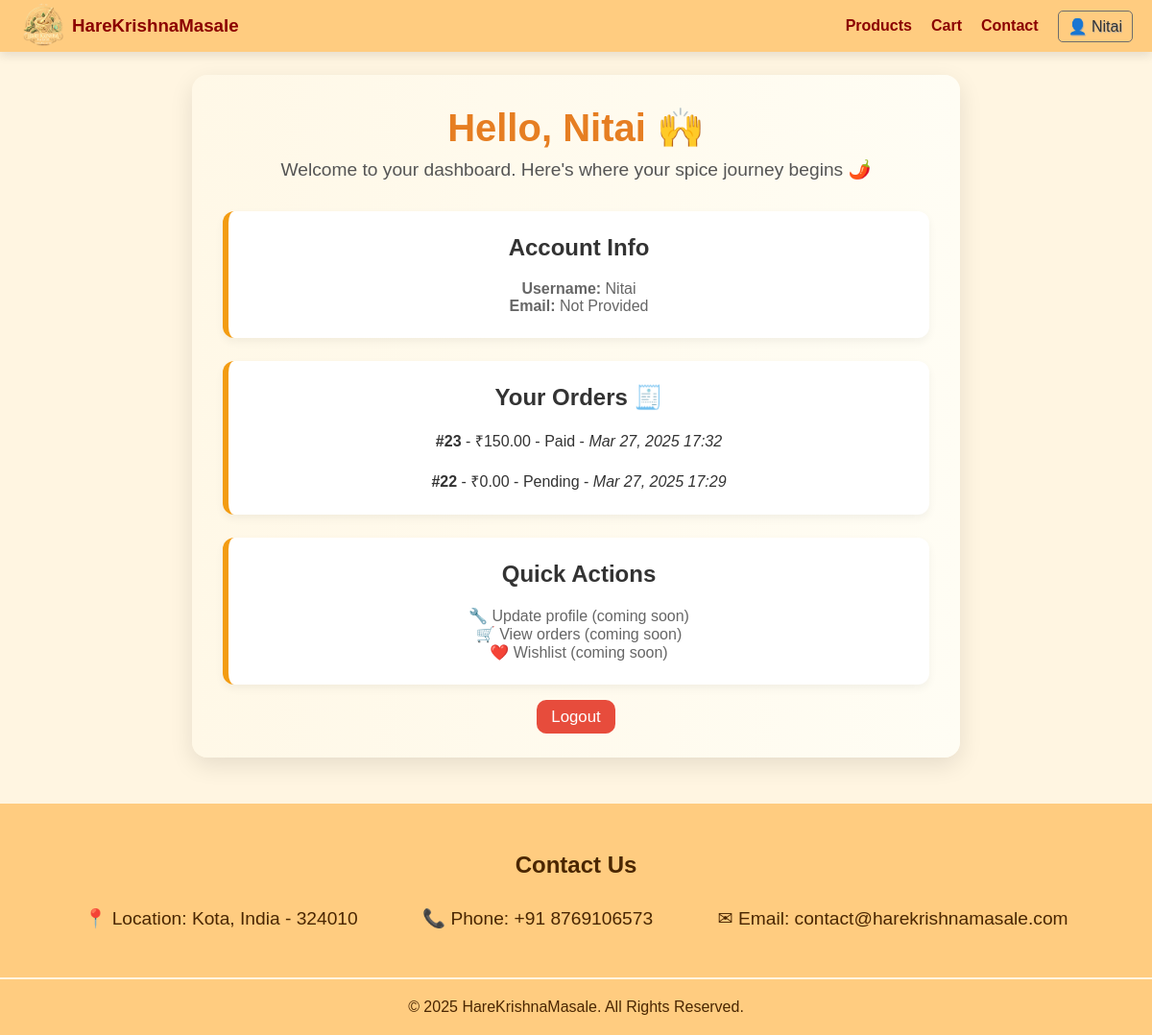
Page /users/profile/ (signed in) on the earlier database version.
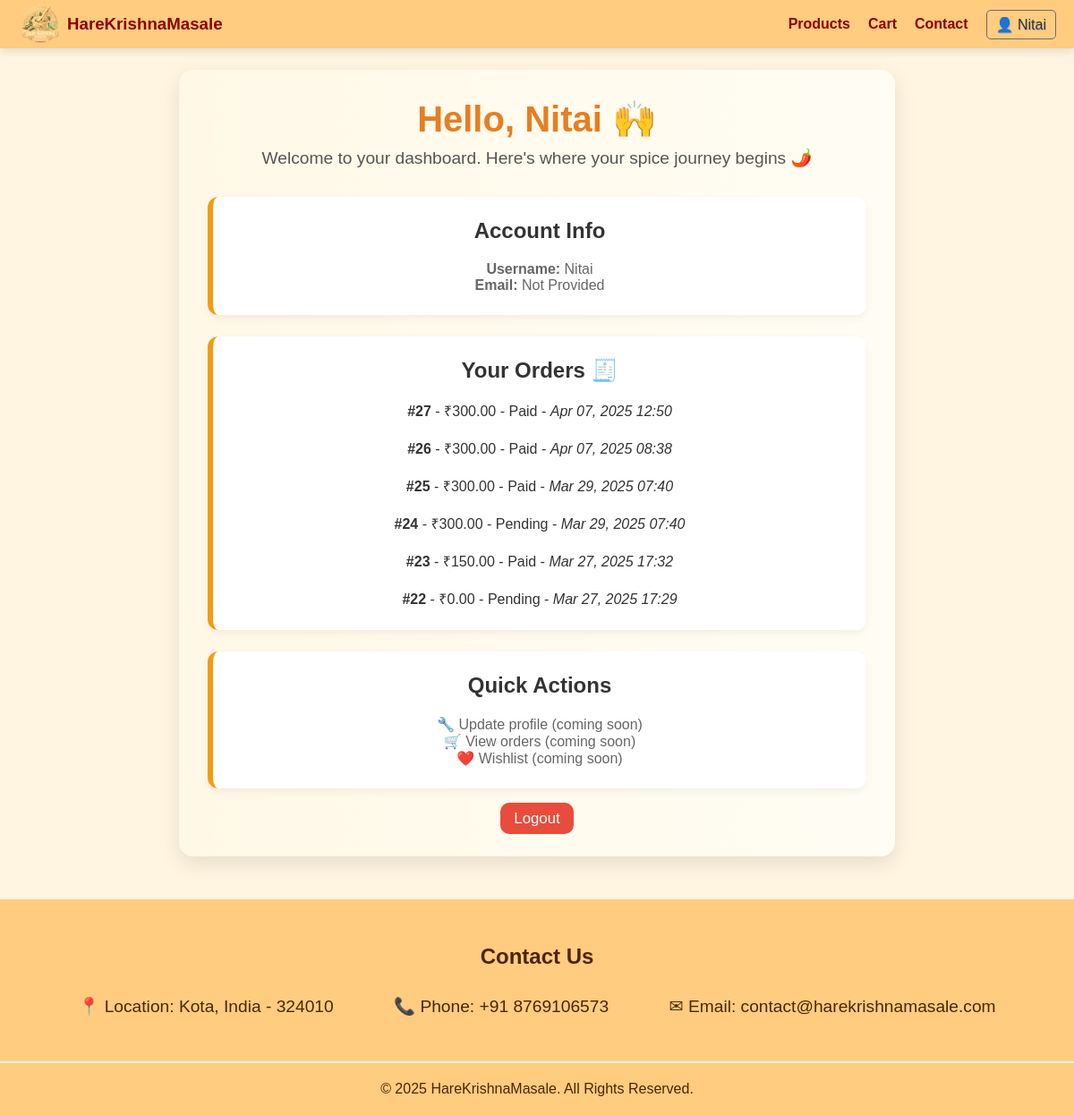
Same page on the later database version.
### apps/cart/models.py (models this page shows)
class Order(models.Model):
    user = models.ForeignKey(User, on_delete=models.CASCADE)
    total_price = models.DecimalField(max_digits=10, decimal_places=2)
    created_at = models.DateTimeField(auto_now_add=True)
    status = models.CharField(max_length=20, choices=[("Pending", "Pending"), ("Completed", "Completed")])

### apps/users/views.py (the view)
# urls.py: path('profile/', views.profile_view, name='profile'),
def profile_view(request):
    user_orders = Order.objects.filter(user=request.user).order_by('-created_at')
    return render(request, 'users/profile.html', {'orders': user_orders})

### templates/users/profile.html (shortened to what this page needs)
<!DOCTYPE html>
<html lang="en">
<head>
    {% load static %}
    <link rel="stylesheet" href="{% static 'harekrishnamasale/homepage.css' %}">
    <link rel="stylesheet" href="{% static 'payments/success.css' %}">
    <link rel="stylesheet" href="{% static 'users/profile.css' %}">
</head>
<body>
    <header>
        <nav>
            <a href="/" class="logo">
                <img src="/media/homepage/logo.png" alt="HareKrishnaMasale Logo">
                <h3>HareKrishnaMasale</h3>
            </a>
            <ul>
                <li><a href="{% url 'product-list' %}">Products</a></li>
                <li><a href="{% url 'cart:cart-detail' %}">Cart</a></li>
                <li><a href="#contact">Contact</a></li>
                {% if user.is_authenticated %}
                    <li class="user-dropdown">
                        <span id="user-toggle" class="user-name">👤 {{ user.username }}</span>
                    </li>
                {% endif %}
            </ul>
        </nav>
    </header>
    <section id="profile-case">
        {% block content %}
            <div class="profile-wrapper">
                <div class="profile-header">
                    <h1>Hello, {{ user.username }} 🙌</h1>
                    <p>Welcome to your dashboard. Here's where your spice journey begins 🌶️</p>
                </div>
                <div class="profile-section">
                    <div class="profile-card">
                        <h2>Account Info</h2>
                        <p><strong>Username:</strong> {{ user.username }}</p>
                        <p><strong>Email:</strong> {{ user.email|default:"Not Provided" }}</p>
                    </div>
                    <div class="profile-card">
                        <h2>Your Orders 🧾</h2>
                        {% if orders %}
                            <ul>
                            {% for order in orders %}
                                <li>
                                    <strong>#{{ order.id }}</strong> - ₹{{ order.total_price }} -
                                    {{ order.status }} -
                                    <em>{{ order.created_at|date:"M d, Y H:i" }}</em>
                                </li>
                            {% endfor %}
                            </ul>
                        {% else %}
                            <p>You haven't placed any orders yet 😔</p>
                        {% endif %}
                    </div>
                    <div class="profile-card">
                        <h2>Quick Actions</h2>
                        <p>🔧 Update profile (coming soon)</p>
                        <p>🛒 View orders (coming soon)</p>
                        <p>❤️ Wishlist (coming soon)</p>
                    </div>
                    <a href="{% url 'logout' %}" class="logout-btn">Logout</a>
                </div>
            </div>
        {% endblock %}
    </section>
    <section id="contact">
        <h2>Contact Us</h2>
        <div class="contact-info">
            <div>📍 Location: Kota, India - 324010</div>
            <div>📞 Phone: +91 8769106573</div>
            <div>✉ Email: contact@harekrishnamasale.com</div>
        </div>
    </section>
    <footer>
        <p>&copy; 2025 HareKrishnaMasale. All Rights Reserved.</p>
    </footer>
</body>
</html>

### static/harekrishnamasale/homepage.css (style rules this page uses)
* { margin: 0; padding: 0; box-sizing: border-box; font-family: Arial, sans-serif; }
body { font-family: Arial, sans-serif; background-color: #fff3e0; color: #4a2600; text-align: center; min-height:100vh; }
header { position: fixed; top: 0; width: 100%; background: #ffcc80; padding: 2px 0; box-shadow: 0px 4px 10px rgba(0, 0, 0, 0.1); z-index: 1000; transition: all 0.3s ease-in-out; }
nav { display: flex; justify-content: space-between; align-items: center; padding: 0 20px; }
.logo { display: flex; align-items: center; gap: 5px; text-decoration: none; color: #8b0000; }
.logo img { height: 50px; }
ul { list-style: none; display: flex; gap: 20px; align-items: center; }
ul li a { text-decoration: none; color: #8b0000; font-size: 1em; font-weight: bold; transition: 0.2s ease-in-out; cursor: pointer; }
.user-dropdown { position: relative; list-style: none; }
.user-name { padding: 6px 10px; display: inline-block; background-color: #ffcc80; text-shadow: 0.6px 0.6px 1px rgb(167, 167, 167); border-radius: 5px; border: 1px solid rgb(109, 109, 109); white-space: nowrap; overflow: hidden; text-overflow: ellipsis; max-width: 120px; vertical-align: middle; transition: box-shadow 0.3s ease; font-size: 1rem; cursor: pointer; }
.logout-btn { cursor: pointer; margin-top: 0.2rem; padding: 8px 15px; background-color: #e74c3c; color: white; border: none; border-radius: 10px; text-decoration: none; font-size: 1.05rem; text-align: center; white-space: nowrap; transition: background-color 0.3s ease, font-size 0.2s ease; }
#contact { padding: 50px 20px; background: #ffcc80; color: #4a2600; }
#contact h2 { margin-bottom: 30px; }
.contact-info { display: flex; justify-content: space-evenly; flex-wrap: wrap; }
.contact-info div { font-size: 1.2em; }
footer { background: #ffcc80; color: #4a2600; padding: 20px; margin-top: 2px; }

### static/payments/success.css (style rules this page uses)
* { margin: 0; padding: 0; box-sizing: border-box; }
body { font-family: 'Arial', sans-serif; background-color: #fff5e1; color: #333; justify-content: center; align-items: center; height: 100vh; }

### static/users/profile.css (style rules this page uses)
#profile-case { padding-top: 30px; }
.profile-wrapper { max-width: 800px; margin: 3rem auto; padding: 2rem; background: linear-gradient(to right, #fff8e7, #fffdf4); border-radius: 16px; box-shadow: 0 8px 24px rgba(0, 0, 0, 0.1); font-family: 'Segoe UI', sans-serif; animation: fadeIn 1s ease-out; }
.profile-header { text-align: center; margin-bottom: 2rem; }
.profile-header h1 { font-size: 2.5rem; color: #e67e22; margin-bottom: 0.5rem; }
.profile-header p { font-size: 1.2rem; color: #555; }
.profile-section { margin-top: 2rem; }
.profile-card { background-color: #ffffff; padding: 1.5rem; margin-bottom: 1.5rem; border-radius: 12px; border-left: 6px solid #f39c12; box-shadow: 0 4px 10px rgba(0, 0, 0, 0.05); }
.profile-card h2 { font-size: 1.5rem; margin-bottom: 20px; color: #333; }
.profile-card p { color: #666; margin: 0; }
.profile-card ul { display: flex; flex-direction: column; }

Differences in the rows shown:
added Order: id "27", total_price "300.00", status "Paid", created_at "Apr 07, 2025 12:50"
added Order: id "26", total_price "300.00", status "Paid", created_at "Apr 07, 2025 08:38"
added Order: id "25", total_price "300.00", status "Paid", created_at "Mar 29, 2025 07:40"
added Order: id "24", total_price "300.00", status "Pending", created_at "Mar 29, 2025 07:40"
